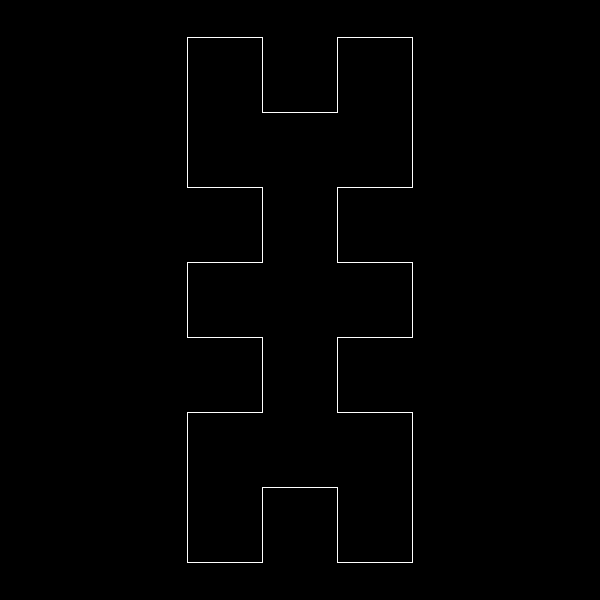
Frame 1 (no input)
Frame 60 (no input): identical to frame 1, image omitted
Frame 120 (the mouse pressed at the canvas centre since frame 60): identical to frame 1, image omitted

The p5.js sketch that drew this single still picture (run headless with seeded random() and noise() and a simulated clock; from frame 60 on, the mouse is pressed at the canvas centre):

// p5.js sketch
// ── sketch.js
let time = 0;
let mode = 0;
let funcs = [];
let c0 = [];
let k;
let positiveNums = [];
let positiveOrder = [];
let positiveCorrectedOrder = [];
let negativeCorrectedOrder = [];
let negativeNums = [];
let negativeOrder = [];
let funcsAux = [];
let appro = [];
let graph = [];
let speed;
let show = false;
let valueForAngle;
let valueForSides;

function setup() {
	createCanvas(600,600);
	k = new Hilbert();
	k.next();
}

function draw() {
	if (mode == 0) {
		background(0);
		translate(width/2,height/2);
		scale(1,-1);
		stroke(255);
		k.disp(width/2);
	} else {
		background(0);
		scale(1,-1);
		translate(width/2,-height/2);
		makeAppro(time);
		for (let i = 0; i < funcs.length; i++) {
			graph[i].push(appro[i]);
			if (graph[i].length > 1/speed) {
				graph[i].shift();
			}
		}
		strokeWeight(1);
		if (show) {
			push();
			translate(-c0[0],-c0[1])
			stroke(255);
			beginShape();
			for (let i = 0; i < funcs[1].length; i++) {
				vertex(funcs[1][i][0],funcs[1][i][1]);
			}
			endShape(CLOSE);
			pop();
		}
		strokeWeight(2);
		noFill();
		for (let k = 0; k < funcs.length; k++) {
			beginShape();
			if (k == 0) {
				stroke(0,255,0);
			} else if (k == 1) {
				stroke(0,0,255);
			} else {
				stroke(255,0,0);
			}
			for (let i = 0; i < graph[k].length; i++) {
				vertex(graph[k][i][0],graph[k][i][1]);
			}
			if (graph[k].length >= 1/speed) {
				endShape(CLOSE);
			} else {
				endShape();
			}
		}
		display(time);
		time += speed;
	}
}

function mouseClicked() {
	if (mode == 0) {
		funcsAux.push(k.toArray(128,width/2));
		k.next();
		funcsAux.push(k.toArray(32,width/2));
		k.next();
		funcsAux.push(k.toArray(8,width/2));
		for (let j = 0; j < funcsAux.length; j++) {
			funcs.push([]);
			for (let i = 0; i < funcsAux[0][0].length; i++) {
				funcs[j].push([funcsAux[j][0][i],funcsAux[j][1][i],true]);
			}
		}
		speed = 1/funcs[0].length;
		c0 = findCoefficient(funcs[0],0);
		mode = 1;
		for (let i = 0; i < funcs.length; i++) {
			graph.push([]);
			positiveNums.push([]);
			negativeNums.push([]);
			positiveOrder.push(0);
			negativeOrder.push(0);
			positiveCorrectedOrder.push(0);
			negativeCorrectedOrder.push(0);
		}
		let arr = [5,10,40];
		doNext(arr);
		doNext(arr);
		doNext(arr);
		doNext(arr);
		doNext(arr);
		doNext(arr);
		doNext(arr);
		doNext(arr);
		doNext(arr);
		doNext(arr);
	} else {
		let arr = [10,20,80];
		doNext(arr);
	}
}

function convert(num) {
	let ans = [];
	if (num[2]) {
		ans.push(sqrt(num[0]*num[0]+num[1]*num[1]));
		let ang;
		if (num[0] == 0) {
			if (num[1] >= 0) {
				ang = PI/2;
			} else {
				ang = -PI/2;
			}
		} else {
			ang = atan(num[1]/num[0]);
			if (num[0] < 0) {
				ang += PI;
			}
		}
		ans.push(ang);
		ans.push(false);
	} else {
		ans.push(num[0]*cos(num[1]));
		ans.push(num[0]*sin(num[1]));
		ans.push(true);
	}
	return ans;
}

function mult(num1,num2) {
	let re = num1[0]*num2[0]-num1[1]*num2[1];
	let im = num1[0]*num2[1]+num1[1]*num2[0];
	return [re,im,true];
}

function sub(num1,num2) {
	return [num1[0]-num2[0],num1[1]-num2[1],true];
}

function eToThe(arg) {
	return [cos(arg),sin(arg),true];
}

function findCoefficient(fun,n) {
	let re = 0;
	let im = 0;
	let argovert = -n*TWO_PI/fun.length;
	for (let t = 0; t < fun.length; t++) {
		let num = mult(fun[t],eToThe(argovert*t));
		re += num[0]/fun.length;
		im += num[1]/fun.length;
	}
	return [re,im,true];
}

function makeAppro(t) {
	appro = [];
	let re = [];
	let im = [];
	for (let i = 0; i < funcs.length; i++) {
		re.push(0);
		im.push(0);
	}
	for (let i = 0; i < funcs.length; i++) {
		for (let n = 1; n <= positiveOrder[i]; n++) {
			let num = mult(positiveNums[i][n-1],eToThe(n*TWO_PI*t));
			re[i] += num[0];
			im[i] += num[1];
			for (let j = i+1; j < funcs.length; j++) {
				re[j] += num[0];
				im[j] += num[1];
			}
		}
		for (let n = -1; n >= -negativeOrder[i]; n--) {
			let num = mult(negativeNums[i][-n-1],eToThe(n*TWO_PI*t));
			re[i] += num[0];
			im[i] += num[1];
			for (let j = i+1; j < funcs.length; j++) {
				re[j] += num[0];
				im[j] += num[1];
			}
		}
		appro.push([re[i],im[i],true]);
	}
}

function display(t) {
	push();
	strokeWeight(1);
	for (let k = 0; k < funcs.length; k++) {
		stroke(255,150);
		for (let n = 1; n <= positiveOrder[k]; n++) {
			let num = convert(mult(positiveNums[k][n-1],eToThe(n*TWO_PI*t)));
			ellipse(0,0,2*num[0]);
			rotate(num[1]);
			line(0,0,num[0],0);
			translate(num[0],0);
			rotate(-num[1]);
			if (negativeOrder[k] < n) {
				continue;
			} else {
				num = convert(mult(negativeNums[k][n-1],eToThe(-n*TWO_PI*t)));
				ellipse(0,0,2*num[0]);
				rotate(num[1]);
				line(0,0,num[0],0);
				translate(num[0],0);
				rotate(-num[1]);
			}
		}
		if (negativeOrder[k] > positiveOrder[k]) {
			for (let n = positiveOrder[k]; n < negativeOrder[k]; n++) {
				num = convert(mult(negativeNums[k][n-1],eToThe(-n*TWO_PI*t)));
				ellipse(0,0,2*num[0]);
				rotate(num[1]);
				line(0,0,num[0],0);
				translate(num[0],0);
				rotate(-num[1]);
			}
		}
		if (k == 0) {
			fill(0,255,0);
		} else if (k == 1) {
			fill(0,0,255);
		} else {
			fill(255,0,0);
		}
		noStroke();
		ellipse(0,0,16);
		noFill();
	}
}

class Hilbert {

	constructor() {
		this.n = 1;
		this.status = [3,1,3,1,3];   //0 = A (dot).1 = Turn (Right by default). 2 = Flip rotation orientation. 3. Move forward.
	}

	next() {
		this.n++;
		let aux = [1,2];
		for (let i = 0; i < this.status.length; i++) {
			aux.push(this.status[i]);
		}
		aux.push(2);
		aux.push(1);
		aux.push(3);
		for (let i = 0; i < this.status.length; i++) {
			aux.push(this.status[i]);
		}
		aux.push(2);
		aux.push(1);
		aux.push(3);
		aux.push(1);
		aux.push(2);
		for (let i = 0; i < this.status.length; i++) {
			aux.push(this.status[i]);
		}
		aux.push(3);
		aux.push(1);
		aux.push(2);
		for (let i = 0; i < this.status.length; i++) {
			aux.push(this.status[i]);
		}
		aux.push(2);
		aux.push(1);
		this.status = aux;
	}

	disp(length) {
		push();
		let l = length/Math.pow(2,this.n);
		let flipped = -1; //1 = True, -1 False.
		translate(-length/2+l/2,l/2);
		for (let j = 0; j < 2; j++) {
			for (let i = 0; i < this.status.length; i++) {
				if (this.status[i] == 3) {
					line(0,0,0,l);
					translate(0,l);
				} else if (this.status[i] == 2) {
					flipped *= -1;
				} else if (this.status[i] == 1) {
					rotate(flipped*PI/2);
				}
			}
			line(0,0,0,l);
			translate(0,l);
		}
		pop();
	}

	toArray(precision,length) { //Precision = integer greater than 0;
		let ansX = [];
		let ansY = [];
		let ang = PI/2;
		let flipped = -1;
		let l = length/Math.pow(2,this.n);
		let posX = -length/2+l/2;
		let posY = l/2;
		for (let j = 0; j < 2; j++) {
			for (let k = 0; k < precision/2; k++) {
				ansX.push(posX);
				ansY.push(posY);
				posX += l/precision*cos(ang);
				posY += l/precision*sin(ang);
			}
			for (let i = 0; i < this.status.length; i++) {
				if (this.status[i] == 3) {
					for (let k = 0; k < precision; k++) {
						ansX.push(posX);
						ansY.push(posY);
						posX += l/precision*cos(ang);
						posY += l/precision*sin(ang);
					}
				} else if (this.status[i] == 2) {
					flipped *= -1;
				} else if (this.status[i] == 1) {
					ang += flipped*PI/2;
				}
			}
			for (let k = 0; k < precision/2; k++) {
				ansX.push(posX);
				ansY.push(posY);
				posX += l/precision*cos(ang);
				posY += l/precision*sin(ang);
			}
		}
		return [ansX,ansY];
	}
}

function doNext(n) {
	for (let i = 0; i < n.length; i++) {
		for (let j = 0; j < n[i]; j++) {
			positiveOrder[i]++;
			positiveNums[i].push(findCoefficient(funcs[i],positiveOrder[i]));
			negativeOrder[i]++;
			negativeNums[i].push(findCoefficient(funcs[i],-negativeOrder[i]));
		}
	}
	for (let i = n.length - 1; i > 0; i--) {
		for (let j = positiveCorrectedOrder[i]; j < positiveOrder[i]; j++) {
			if (positiveOrder[i-1]-1 >= j) {
				positiveNums[i][j] = sub(positiveNums[i][j],positiveNums[i-1][j]);
				positiveCorrectedOrder[i]++;
			}
			if (negativeOrder[i-1]-1 >= j) {
				negativeNums[i][j] = sub(negativeNums[i][j],negativeNums[i-1][j]);
				negativeCorrectedOrder[i]++;
			}
		}
	}
}
// ── sketch1.html
<!DOCTYPE html>
<html lang="">
  <head>
    <meta charset="utf-8">
    <meta name="viewport" content="width=device-width, initial-scale=1.0">
    <title>Fourier Series</title>
    <style> body {padding: 0; margin: 0;} </style>
    <script src="https://cdnjs.cloudflare.com/ajax/libs/p5.js/0.7.3/p5.js"></script>
    <script src="https://cdnjs.cloudflare.com/ajax/libs/p5.js/0.7.3/addons/p5.dom.js"></script>
    <script src="sketch.js"></script>
  </head>
  <body>
    <!--<a href = "../index.html">Go back</a> <br>-->
  </body>
</html>
